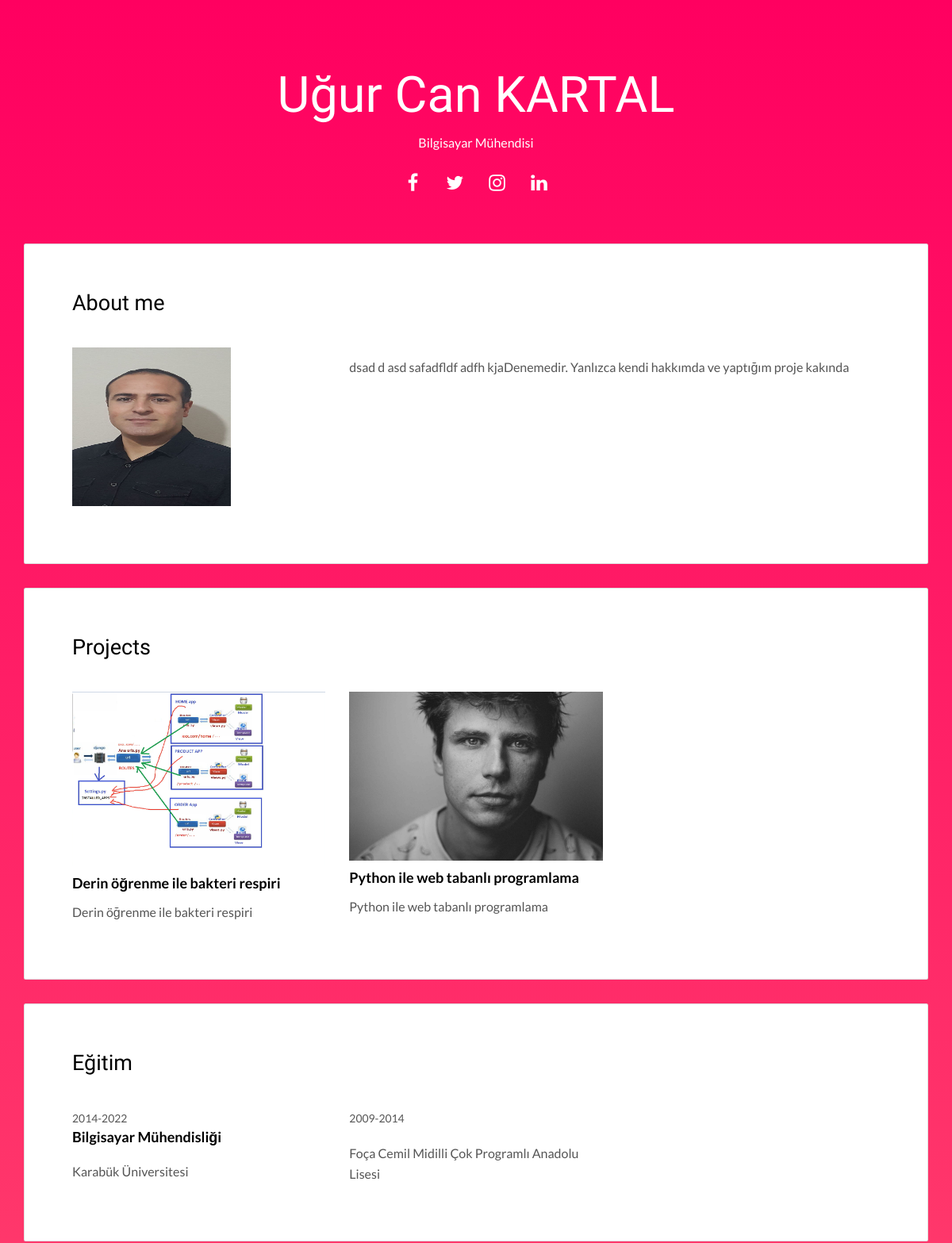
Before: / (upper part) with the older database file.
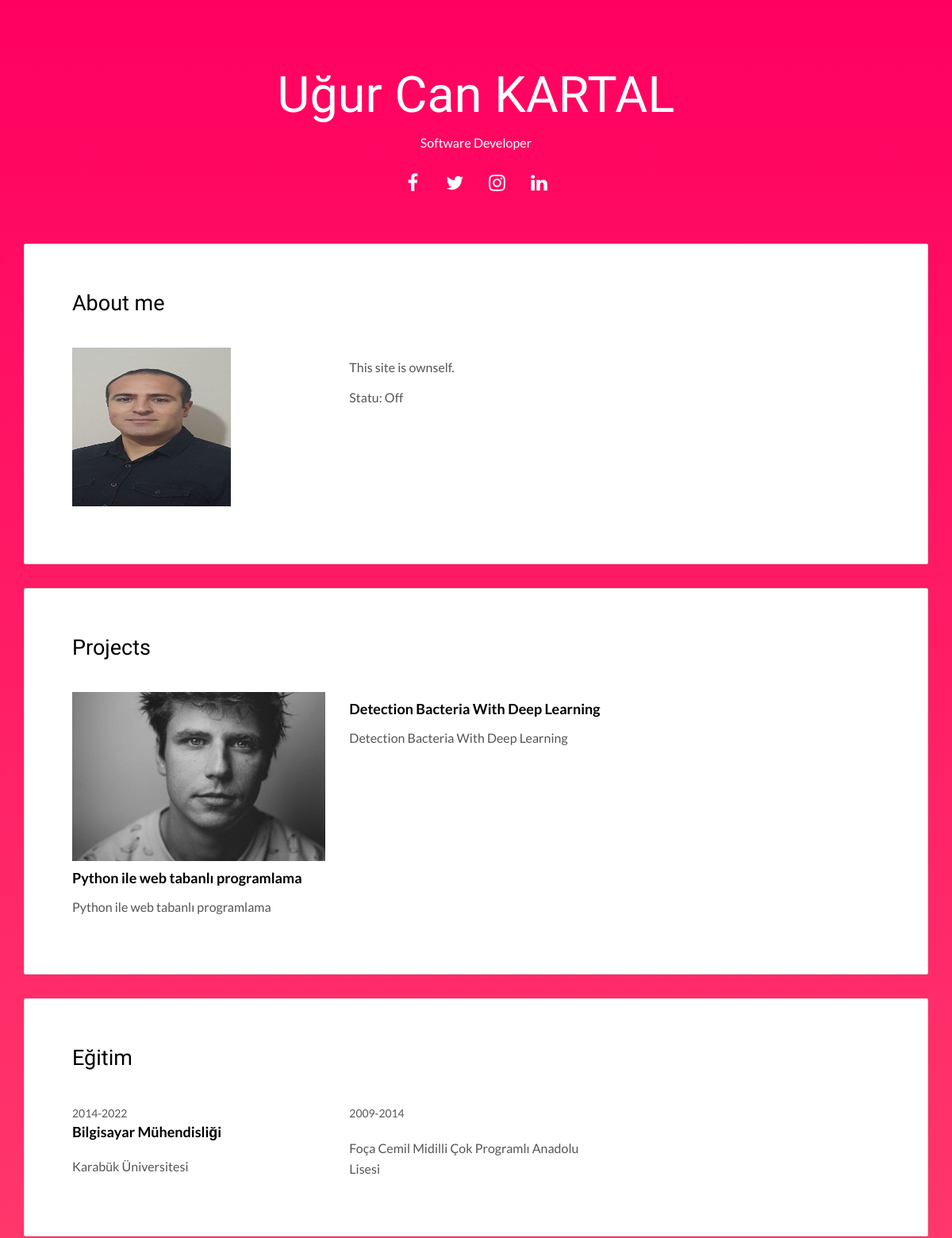
After: the same page with the newer database file.
### bilgilerim/models.py (models this page shows, shortened)
class About(models.Model):
    STATUS = (
        ('True' , 'Evet'),
        ('False', 'Hayır'),
    )
    name = models.CharField(max_length=30)
    surname = models.CharField(max_length=30)
    title = models.CharField(max_length=300)
    keywords = models.CharField(max_length=300)
    description = models.CharField(max_length=300)
    job = models.CharField(max_length=50)
    personal_background = RichTextUploadingField()
    image = models.ImageField(blank=True, upload_to='images/')
    status = models.CharField(max_length=10,choices=STATUS)
    slug = models.SlugField()
    parent = models.ForeignKey('self',blank=True, null=True,related_name='children', on_delete=models.CASCADE)
    create_at = models.DateTimeField(auto_now_add=True)
    update_at = models.DateTimeField(auto_now=True)
    def image_tag(self):
        if self.image:
            return mark_safe('<img src="{}" height="100"/>'.format(self.image.url))
        else:
            return mark_safe('<img src="{}" height="100"/>'.format("/uploads/images/resim-yok.png"))
    image_tag.short_description = 'Image'

class Projects(models.Model):
    projectowner = models.ForeignKey(About, on_delete=models.CASCADE)
    slug = models.SlugField()
    image = models.ImageField(blank=True, upload_to='images/')
    projectname = models.CharField(max_length=200)
    description = models.TextField(max_length=500)
    contentofproject = RichTextUploadingField()
    create_at = models.DateTimeField(auto_now_add=True)
    update_at = models.DateTimeField(auto_now=True)
    def image_tag(self):
        if self.image:
            return mark_safe('<img src="{}" height="100"/>'.format(self.image.url))
        else:
            return mark_safe('<img src="{}" height="100"/>'.format("/uploads/images/resim-yok.png"))
    image_tag.short_description = 'Image'

class Educations(models.Model):
    educated = models.ForeignKey(About, on_delete=models.CASCADE)
    school = models.CharField(max_length=50, blank=True)
    department = models.CharField(max_length=50, blank=True)
    startyear = models.CharField(max_length=10)
    finishyear = models.CharField(max_length=10)

### home/views.py (the view, shortened to what this page needs)
# urls.py: path('', views.index, name='index'),
def index(request):
    project = Projects.objects.all()
    works = allworks.objects.all()
    language = languages.objects.all()
    education = Educations.objects.all()
    aboutme = About.objects.get()
    setting = Setting.objects.get(pk=1)
    form = ContactForm()
    context = {'setting': setting,
               'aboutme': aboutme,
               'education': education,
               'language': language,
               'works':works,
               'form': form,
               'project': project,
               'page': 'home'}
    return render(request, 'index.html', context)

### home/templates/index.html (shortened to what this page needs)
{% extends "homebase.html" %}
{% block content %}
    {% include "content.html" %}
{% endblock %}

### home/templates/header.html (shortened to what this page needs)
{% load static %}
<main class="content-wrapper">
  <header class="white-text-container section-container">
    <div class="text-center">
      <a href = "/" style="text-decoration:none" ><h1>{{aboutme.name}} {{aboutme.surname}}</h1></a>
      <p>{{aboutme.job}}</p>
      <p>
        <a class="fa-icon fa-icon-2x" target="_blank" href="{{setting.facebook}}" title="">
          <i class="fa fa-facebook"></i>
        </a>
        <a class="fa-icon fa-icon-2x" target="_blank" href="{{setting.twitter}}" title="">
          <i class="fa fa-twitter"></i>
        </a>
        <a class="fa-icon fa-icon-2x" target="_blank" href="{{setting.instagram}}" title="">
          <i class="fa fa-instagram"></i>
        </a>
        <a class="fa-icon fa-icon-2x" target="_blank" href="{{setting.linkedin}}" title="">
          <i class="fa fa-linkedin"></i>
        </a>
      </p>
    </div>
  </header>

### home/templates/content.html (shortened to what this page needs)
{% load static %}
 <div class="container">
   <div class="row">
     <div class="col-xs-12">
        <div class="card">
          <div class="card-block">
            <h2>About me</h2>
            <div class="row">
              <div class="col-md-4">
                <p><img src="{{ aboutme.image.url }}" class="img-responsive" style="width:200px;height: 200px" alt=""></p>
              </div>
              <div class="col-md-8">
                  <p>{{aboutme.personal_background | safe}} </p>
              </div>
            </div>
          </div>
        </div>
        {% if project %}
        <div class="card">
          <div class="card-block">
            <h2>Projects</h2>
            <div class="row">
              {% for pro in project%}
              <div class="col-md-4">
                <a href="/projects/{{pro.id}}/{{pro.slug}}"><img src=" {{pro.image.url}}" class="img-responsive" alt=""></a>
                <h3 class="h5">{{pro.projectname}}</h3>
                <p>{{pro.projectname}}</p>
              </div>
              {% endfor %}
            </div>
          </div>
        </div>
       {% endif %}
        {% if education %}
        <div class="card">
          <div class="card-block">
            <h2>Eğitim</h2>
            <div class="row">
              {% for edu in education%}
              <div class="col-md-4">
                <div class="education-experience">
                  <small class="date">{{edu.startyear}}-{{edu.finishyear}}</small>
                  <h3 class="h5 date-title">{{edu.department}}</h3>
                  <p>{{edu.school}}</p>
                </div>
              </div>
              {% endfor %}
            </div>
          </div>
        </div>
        {% endif %}
     </div>
   </div>
 </div>
</main>

Changed rows visible on the page:
removed Projects: image (picture), projectname "Derin öğrenme ile bakteri respiri"
changed About "Uğur Can": job "Bilgisayar Mühendisi" → "Software Developer"; personal_background "dsad d asd safadfldf adfh kjaDenemedir. Yanlızca kendi hakkımda ve yaptığım proje kakında" → "This site is ownself. Statu: Off"
added Projects: projectname "Detection Bacteria With Deep Learning"
